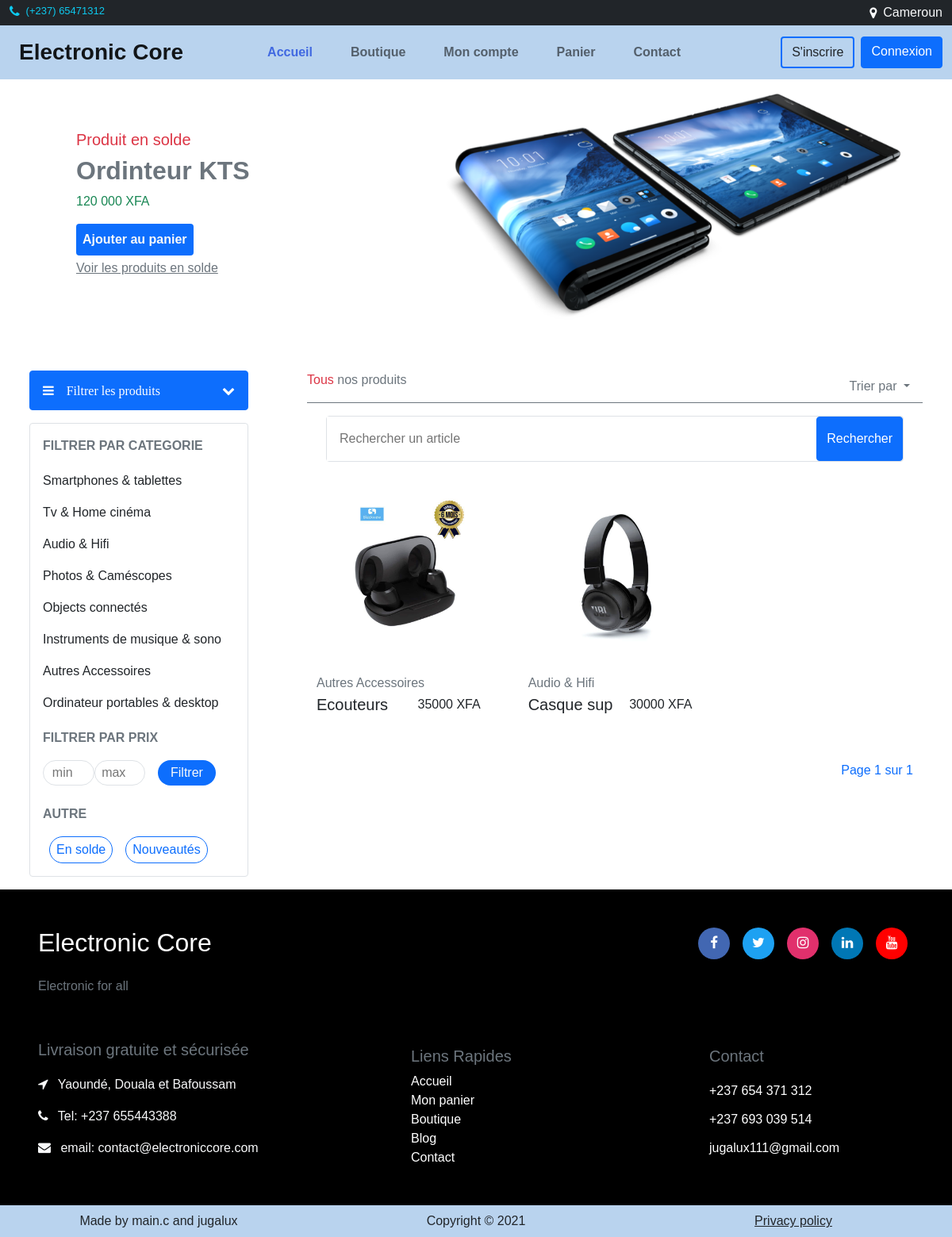
Page /shop/ on the earlier database version.
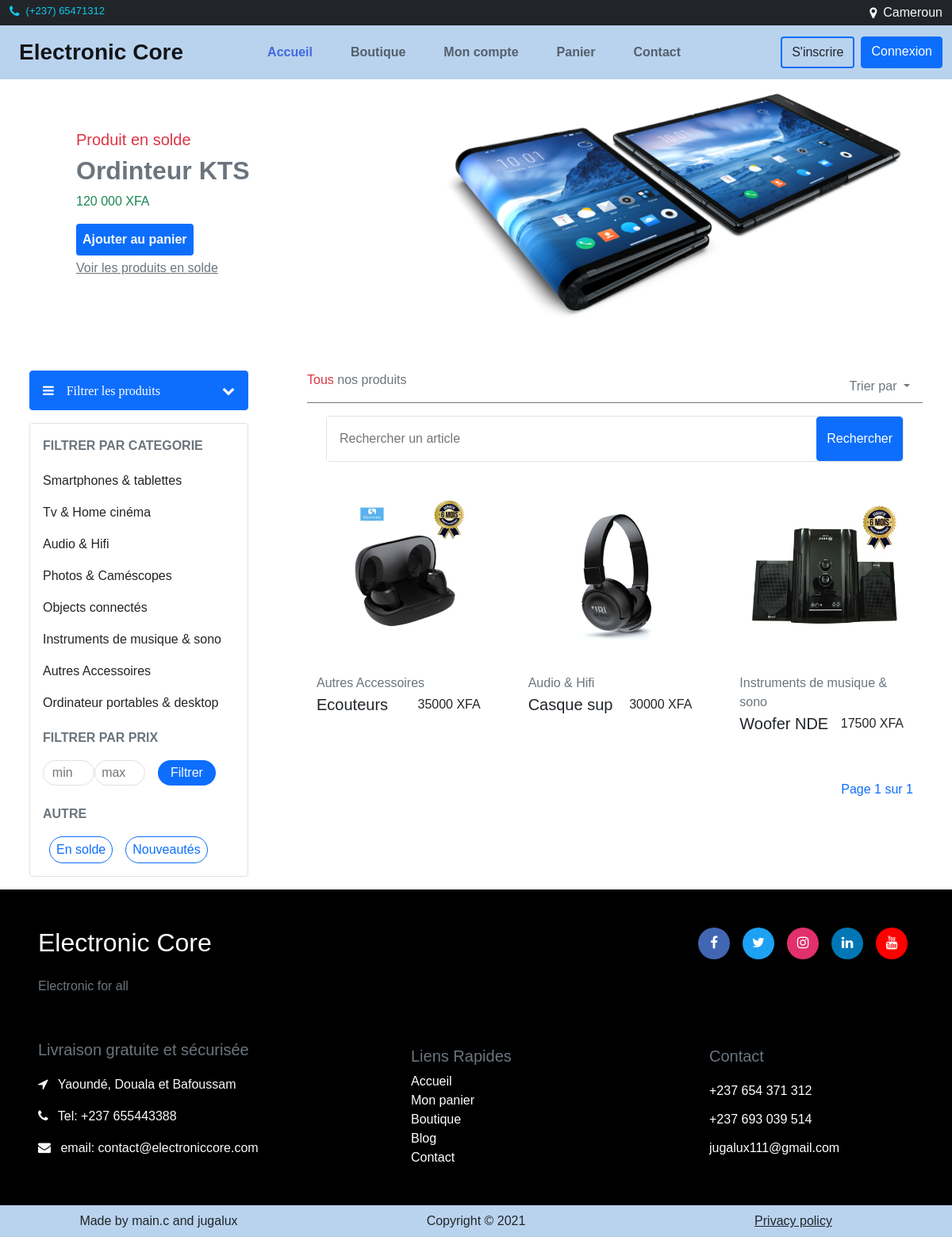
Same page on the later database version.
### core/models.py (models this page shows, shortened)
class Category(models.Model):
    name = models.CharField(max_length=200, unique=True)
    slug = models.SlugField(max_length=200, unique=True)
    class Meta:
        verbose_name = 'Category'
        verbose_name_plural = 'Categories'
    def __str__(self):
        return f'{self.name}'

class Product(models.Model):
    STATUS = (
        ('New', 'New'),
        ('On Sale', 'On Sale'),
        ('Reached Limits', 'Reached Limits')
    )
    title = models.CharField(max_length=200, unique=True)
    slug = models.SlugField(max_length=200, unique=True)
    price = models.IntegerField()
    full_desc = QuillField(default='', null=True, blank=True)
    mini_desc = QuillField(default='', null=True, blank=True)
    qte = models.IntegerField()
    status = models.CharField(max_length=100, choices=STATUS, default='New')
    post_on = models.DateField(auto_now=True)
    category_id = models.ForeignKey(Category, models.CASCADE)
    def get_main_image(self):
        return self.images.get(title='main').image.url

class ProductImage(models.Model):
    title = models.CharField(max_length=200)
    image = models.ImageField(upload_to='products_image')
    product = models.ForeignKey(Product, models.CASCADE, related_name='images')

### core/views.py (the view, shortened to what this page needs)
# urls.py: path('shop/', ShopView.as_view(), name='shop'),
class ShopView(View):
    template_name = "core/shop.html"
    def get(self, request, *args, **kwargs):
        product_list = Product.objects.all()
        paginator = Paginator(product_list, 12)
        page = request.GET.get('page')
        try:
            products = paginator.page(page)
        except PageNotAnInteger:
            products = paginator.page(1)
        except EmptyPage:
            products = paginator.page(paginator.num_pages)
        context = {'products': products}
        return render(request, self.template_name, context)

### core/context_processors.py (called while the page is built)
def categories(request):
    categories = Category.objects.all()
    return {'categories': categories}

### core/templates/core/shop.html (shortened to what this page needs)
{% extends 'core/base.html' %}
{% block content %}
	<div class="container-fluid py-3">
		<div class="row">
			<div class="col-lg-4 pb-5 pt-lg-5 pt-4 ms-lg-5 ps-lg-5 ps-3 order-lg-1 rounded mx-auto">
				<h5 class="text-danger">Produit en solde</h5>
				<h2 class="fw-bold text-secondary">Ordinteur KTS</h2>
				<p class="text-success">120 000 XFA</p>
				<div class="mt-auto d-flex mb-1">
					<a href="#" class="p-2 fw-bold text-light bg-primary text-decoration-none rounded">Ajouter au panier</a>
				</div>
				<a href="#" class="text-secondary">Voir les produits en solde</a>
			</div>
			<div class="col-lg-6 mx-auto order-lg-2">
				<img src="/static/core/images/tablette1.png" class="w-100">
			</div>
		</div>
		<div class="row mt-3">
			<div class="col-lg-3 mx-auto pt-5">
				<div class="mb-lg-0 mb-2">
		            <p> <a class="btn btn-primary p-3 w-100 d-flex align-items-center justify-content-between" data-bs-toggle="collapse" href="#collapseCategorie" role="button" aria-expanded="true" aria-controls="collapseCategorie"> <i class="fa fa-bars"><span class="ps-3">Filtrer les produits</span></i> <i class="fa fa-chevron-down"></i> </a> </p>
		            <div class="collapse show border rounded" id="collapseCategorie">
		            	<p class="ms-3 mt-3 text-uppercase text-secondary fw-bold">Filtrer par categorie</p>
		                <ul class="list-unstyled">
		                   {% for category in categories %}
		                        <li class="my-2"><a class="dropdown-item" href="{% url 'core:show_category' category.slug %}">{{ category.name }}</a></li>
							{%endfor%}
		                </ul>
		                <p class="ms-3 mt-3 text-uppercase text-secondary fw-bold">Filtrer par prix</p>
						<div class="d-grid ms-3">
							<div class="d-flex">
								<input type="number" placeholder="min" min="0" name="min" class="text-center rounded-pill border w-25" style="-moz-appearance: textfield">
								<input type="number" placeholder="max" min="0" name="max" class="text-center rounded-pill border w-25" style="-moz-appearance: textfield">
								<button type="submit" class="py-1 px-3 text-decoration-none rounded-pill bg-primary text-center ms-lg-3 text-light">Filtrer</button>
							</div>
						</div>
						<p class="ms-3 mt-4 text-uppercase text-secondary fw-bold">Autre</p>
						<div class="d-flex justify-content-start ms-3 mb-3">
							<a href="{% url 'core:filter' 'en-solde' %}" class="py-1 px-2 text-decoration-none border border-1 rounded-pill border-primary mx-2">En solde</a>
							<a href="{% url 'core:filter' 'en-solde' %}" class="py-1 px-2 text-decoration-none border border-1 rounded-pill border-primary mx-2">Nouveautés</a>
						</div>
				    </div>
				</div>
			</div>
			<div class="col-lg-8 mx-auto pt-5">
				<div class="d-flex justify-content-between mb-3 border border-secondary border-top-0 border-start-0 border-end-0">
					<p class="text-secondary"><span class="text-danger">Tous</span> nos produits</p>
					<div class="d-flex">
						<div>
							<a class="nav-link dropdown-toggle text-secondary" href="#" id="sortBy" role="button" data-bs-toggle="dropdown" aria-expanded="false">
							Trier par
							</a>
						</div>
					</div>
				</div>
				<div class="container-fluid">
					<form method='POST' action ="{% url 'core:search' %}">
	                	<div class="d-flex justify-content-between border rounded w-100">
					        <input class="py-lg-3 ps-lg-3 border-0 w-100" type="text" name="searched" placeholder="Rechercher un article">
					        <button class="btn btn-primary py-lg-2" type="submit">Rechercher</button>
						</div>
	                </form>
				</div>
				<div class="row">
					{% for product in products %}
						<div class="col-lg-4 mt-3">
							<div class="product rounded p-2 h-100">
							  	<img src="{{ product.get_main_image }}" class="img-fluid" alt="" />
							   	<div class="ps-1 mt-3 w-100">
									<p class="text-secondary my-0">{{ product.category_id }}</p>
									<div class="d-flex justify-content-between">
										<p class="fs-5 my-auto">{{ product.title|slice:":10" }}</p>
										<p class="my-auto me-lg-3">{{ product.price }} XFA</p>
									</div>
							   	</div>
							</div>
						</div>
					{% empty %}
						<div class="container d-grid">
							<img src="/static/core/images/nothing.svg" class="img-fluid mx-auto">
							<h5 class="fw-bold text-center text-center">Nothing here</h5>
						</div>
					{% endfor %}
				</div>
				<div class="row pull-right mt-5 mx-auto">
		            <ul class="pagination">
		                <li class="disabled"><a href="#" class="text-decoration-none">Page {{ products.number }} sur {{ products.paginator.num_pages }}</a></li>
		            </ul>
		        </div>
			</div>
		</div>
	</div>
{% endblock %}

### core/templates/core/base.html (shortened to what this page needs)
{%load static%}
<!DOCTYPE html>
<html lang="fr">
  <head>
    <link rel="stylesheet" type="text/css" href="/static/core/css/bootstrap.min.css">
    <link href="https://cdnjs.cloudflare.com/ajax/libs/font-awesome/4.7.0/css/font-awesome.min.css" rel="stylesheet">
    <link rel="stylesheet" type="text/css" href="/static/core/css/style.css">
  </head>
  <body>
    <div class="container-fluid px-0 me-lg-5">
      <div class="bg-dark p-1 d-flex">
        <div class="w-75">
          <div class="d-flex align-items-center ms-lg-auto mt-lg-0 mt-1 ps-2">
              <i class=" me-2 fa fa-phone text-info"></i>
              <p class="text-info my-0" style="font-size: 13px;">(+237) 65471312</p>
          </div>
        </div>
        <div class="d-flex justify-content-end pe-2 w-25">
          <i class="fa fa-map-marker text-light my-auto mx-2"></i>
          <p class="my-auto text-light">Cameroun</p>
        </div>
      </div>
      <nav class="navbar navbar-expand-lg navbar-light command topnav ps-3" id="myTopNav">
        <div class="container-fluid pe-lg-2 p-0"> <a class="navbar-brand fw-bold ms-2 fs-3" href="{% url 'core:home' %}">Electronic Core</a>
              <div class="collapse navbar-collapse" id="navbarcontent">
                  <ul class="navbar-nav ms-auto mb-2 mb-lg-0">
                      <li class="nav-item"> <a class="nav-link pe-3 me-4 fw-bold active" aria-current="page" href="{% url 'core:home' %}">Accueil</a> </li>
                      <li class="nav-item">
                        <a class="nav-link pe-3 me-4 fw-bold" href="{% url 'core:shop' %}">
                        Boutique</a>
                      </li>
                      <li class="nav-item">
                        <a class="nav-link pe-3 me-4 fw-bold" href="{% url 'core:account' %}">Mon compte</a>
                      </li>
                      <li class="nav-item">
                        <a class="nav-link pe-3 me-4 fw-bold" href="{% url 'core:list_cart' %}">Panier</a>
                      </li>
                      <li class="nav-item">
                        <a class="nav-link pe-3 me-4 fw-bold" href="{% url 'core:home' %}#contact">Contact</a>
                      </li>
                  </ul>
                  <div class="d-flex ms-auto">
                    <a href="{% url 'core:signup' %}" class="btn btn-primary text-dark mx-1 bg-transparent border border-2 border-primary">
                      S'inscrire
                    </a>
                    {% if request.user.is_authenticated %}
                      <a href="{% url 'core:logout' %}" class="btn btn-primary mx-1">
                        Deconnexion
                      </a>
                    {% else %}
                       <a href="{% url 'core:login' %}" class="btn btn-primary mx-1">
                          Connexion
                        </a>
                    {% endif %}
                  </div>
              </div>
          </div>
      </nav>
      {% block content %}
      {% endblock %}
    </div>
    <footer>
      <div class="content p-lg-5 p-3">
        <div class="row top d-flex justify-content-between mb-4">
          <div class="col-lg-4 logo-details">
            <h2 class="logo_name text-white">Electronic Core</h2>
            <p class="mt-4 text-secondary">
              Electronic for all
            </p>
          </div>
          <div class="col-lg-6 media-icons d-flex justify-content-end">
            <a href="#"><i class="fa fa-facebook"></i></a>
            <a href="#"><i class="fa fa-twitter"></i></a>
            <a href="#"><i class="fa fa-instagram"></i></a>
            <a href="#"><i class="fa fa-linkedin"></i></a>
            <a href="#"><i class="fa fa-youtube"></i></a>
          </div>
        </div>
        <div class="row">
          <div class="col-lg-5 d-grid mt-3 quickLink">
            <h5 class="text-secondary">Livraison gratuite et sécurisée</h5>
            <a href="#" class="text-light text-decoration-none my-1"><i class="fa fa-location-arrow me-lg-2"></i>
              Yaoundé, Douala et Bafoussam
            </a>
            <a href="#" class="text-light text-decoration-none my-1"><i class="fa fa-phone me-lg-2"></i>
              Tel: +237 655443388
            </a>
            <a href="#" class="text-light text-decoration-none my-1"><i class="fa fa-envelope me-lg-2"></i>
              email: contact@electroniccore.com
            </a>
          </div>
          <div class="col-lg-4 mt-4 d-grid quickLink">
            <h5 class="text-secondary">Liens Rapides</h5>
            <a href="#" class="text-decoration-none">Accueil</a>
            <a href="#" class="text-decoration-none">Mon panier</a>
            <a href="#" class="text-decoration-none">Boutique</a>
            <a href="#" class="text-decoration-none">Blog</a>
            <a href="#" class="text-decoration-none">Contact</a>
          </div>
          <div class="col-lg-3 mt-4 d-grid quickLink">
            <h5 class="text-secondary">Contact</h5>
            <a href="#" class="text-decoration-none">+237 654 371 312</a>
            <a href="#" class="text-decoration-none">+237 693 039 514</a>
            <a href="#" class="text-decoration-none">jugalux111@gmail.com</a>
          </div>
        </div>
      </div>
      <div class="container-fluid py-2 bg_footer">
        <div class="row text-center">
          <a href="#" class="col-lg-4 text-decoration-none my-auto text-dark">Made by main.c and jugalux</a>
          <span class="col-lg-4 text-secondary text-dark">Copyright © 2021</span>
          <span class="col-lg-4 policy_terms">
            <a href="#" class="text-dark">Privacy policy</a>
          </span>
        </div>
      </div>
    </footer>
  </body>
</html>

### core/static/core/css/style.css (style rules this page uses)
body, html { height:100%; overflow-x: hidden; scroll-behavior: smooth; font-family: 'Dosis', sans-serif; }
footer { background: #000; width: 100%; bottom: 0; left: 0; }
footer::before { content: ''; left: 0; top: 100px; height: 1px; width: 100%; background: #000; }
.content .top .media-icons a { height: 40px; width: 40px; margin: 0 8px; border-radius: 50%; text-align: center; line-height: 40px; color: #fff; font-size: 17px; text-decoration: none; transition: all 0.4s ease; }
.top .media-icons a:nth-child(1) { background: #4267B2; }
.top .media-icons a:nth-child(2) { background: #1DA1F2; }
.top .media-icons a:nth-child(3) { background: #E1306C; }
.top .media-icons a:nth-child(4) { background: #0077B5; }
.top .media-icons a:nth-child(5) { background: #FF0000; }
footer .quickLink a { color: white; }
.bg_footer { background-color: #B9D3EE; }
.product { height: 150px; position: relative; overflow: hidden; }
.product img { transition: transform .8s ease; }
input { outline: none; }
.command { background: #B9D3EE; }
.navbar .navbar-nav .nav-item .active { color: royalblue; }
.btn { outline: none; }
button { outline: none; border: none; }

Differences in the rows shown:
added Product: get_main_image (picture), category_id "Instruments de musique & sono", title "Woofer NDE", price "17500"
